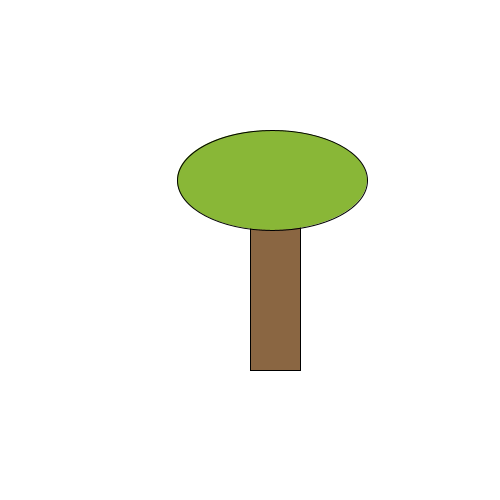
Frame 1 (no input)
Frame 60 (the mouse pressed at the canvas centre just before this capture): identical to frame 1, image omitted
Frame 120 (the mouse held since frame 60 and released just before this capture): identical to frame 1, image omitted

The Processing sketch that drew this single still picture (run headless with seeded random() and noise(); from frame 60 on, the mouse is pressed at the canvas centre):

// Processing sketch: H09_Opdracht9
// ── H09_Opdracht9.pde
void setup(){
  size(500,500);

}

void draw(){
  background(255,255,255);
  stroke(0,0,0);
  boom(150,200,250,120);

}

void boom( int x1, int y1, int x2, int y2){
     fill(138,102,66); 
   rect(250,200,50,170);
  fill(137,183,55); 
   ellipse(272,180,190,100);
}
